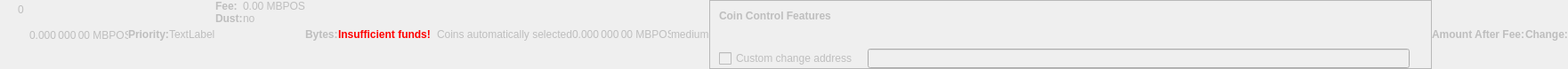
    <widget class="QWidget" name="dummyHideWidget" native="true">
     <property name="enabled">
      <bool>false</bool>
     </property>
     <property name="maximumSize">
      <size>
       <width>100</width>
       <height>22</height>
      </size>
     </property>
     <layout class="QHBoxLayout" name="dummyHideLayout">
      <property name="spacing">
       <number>0</number>
      </property>
      <property name="leftMargin">
       <number>0</number>
      </property>
      <property name="topMargin">
       <number>0</number>
      </property>
      <property name="rightMargin">
       <number>0</number>
      </property>
      <property name="bottomMargin">
       <number>0</number>
      </property>
      <item>
       <layout class="QFormLayout" name="formLayoutCoinControl1">
        <property name="horizontalSpacing">
         <number>10</number>
        </property>
        <property name="verticalSpacing">
         <number>14</number>
        </property>
        <property name="leftMargin">
         <number>10</number>
        </property>
        <property name="topMargin">
         <number>4</number>
        </property>
        <property name="rightMargin">
         <number>6</number>
        </property>
        <item row="0" column="1">
         <widget class="QLabel" name="labelCoinControlBytes">
          <property name="cursor">
           <cursorShape>IBeamCursor</cursorShape>
          </property>
          <property name="contextMenuPolicy">
           <enum>Qt::ActionsContextMenu</enum>
          </property>
          <property name="text">
           <string notr="true">0</string>
          </property>
          <property name="textInteractionFlags">
           <set>Qt::LinksAccessibleByMouse|Qt::TextSelectableByKeyboard|Qt::TextSelectableByMouse</set>
          </property>
         </widget>
        </item>
       </layout>
      </item>
      <item>
       <widget class="QLabel" name="labelCoinControlAfterFee">
        <property name="enabled">
         <bool>false</bool>
        </property>
        <property name="sizePolicy">
         <sizepolicy hsizetype="Fixed" vsizetype="Fixed">
          <horstretch>0</horstretch>
          <verstretch>0</verstretch>
         </sizepolicy>
        </property>
        <property name="minimumSize">
         <size>
          <width>111</width>
          <height>12</height>
         </size>
        </property>
        <property name="maximumSize">
         <size>
          <width>111</width>
          <height>12</height>
         </size>
        </property>
        <property name="cursor">
         <cursorShape>IBeamCursor</cursorShape>
        </property>
        <property name="contextMenuPolicy">
         <enum>Qt::ActionsContextMenu</enum>
        </property>
        <property name="text">
         <string notr="true">0.000 000 00 MBPOS</string>
        </property>
        <property name="textInteractionFlags">
         <set>Qt::LinksAccessibleByMouse|Qt::TextSelectableByKeyboard|Qt::TextSelectableByMouse</set>
        </property>
       </widget>
      </item>
      <item>
       <widget class="QLabel" name="labelCoinControlPriorityText">
        <property name="enabled">
         <bool>false</bool>
        </property>
        <property name="font">
         <font>
          <weight>75</weight>
          <bold>true</bold>
         </font>
        </property>
        <property name="text">
         <string>Priority:</string>
        </property>
       </widget>
      </item>
      <item>
       <layout class="QHBoxLayout" name="horizontalLayout">
        <item>
         <widget class="QLabel" name="WarningLabel">
          <property name="text">
           <string>TextLabel</string>
          </property>
         </widget>
        </item>
       </layout>
      </item>
      <item>
       <layout class="QFormLayout" name="formLayoutCoinControl3">
        <property name="horizontalSpacing">
         <number>0</number>
        </property>
        <property name="verticalSpacing">
         <number>0</number>
        </property>
        <property name="leftMargin">
         <number>0</number>
        </property>
        <property name="topMargin">
         <number>0</number>
        </property>
        <property name="rightMargin">
         <number>0</number>
        </property>
        <item row="0" column="0">
         <widget class="QLabel" name="labelCoinControlFeeText">
          <property name="enabled">
           <bool>false</bool>
          </property>
          <property name="font">
           <font>
            <weight>75</weight>
            <bold>true</bold>
           </font>
          </property>
          <property name="text">
           <string>Fee:</string>
          </property>
          <property name="margin">
           <number>0</number>
          </property>
         </widget>
        </item>
        <item row="0" column="1">
         <widget class="QLabel" name="labelCoinControlFee">
          <property name="enabled">
           <bool>false</bool>
          </property>
          <property name="cursor">
           <cursorShape>IBeamCursor</cursorShape>
          </property>
          <property name="contextMenuPolicy">
           <enum>Qt::ActionsContextMenu</enum>
          </property>
          <property name="text">
           <string notr="true">0.00 MBPOS</string>
          </property>
          <property name="textInteractionFlags">
           <set>Qt::LinksAccessibleByMouse|Qt::TextSelectableByKeyboard|Qt::TextSelectableByMouse</set>
          </property>
         </widget>
        </item>
        <item row="1" column="0">
         <widget class="QLabel" name="labelCoinControlLowOutputText">
          <property name="enabled">
           <bool>false</bool>
          </property>
          <property name="font">
           <font>
            <weight>75</weight>
            <bold>true</bold>
           </font>
          </property>
          <property name="text">
           <string>Dust:</string>
          </property>
         </widget>
        </item>
        <item row="1" column="1">
         <widget class="QLabel" name="labelCoinControlLowOutput">
          <property name="enabled">
           <bool>false</bool>
          </property>
          <property name="cursor">
           <cursorShape>IBeamCursor</cursorShape>
          </property>
          <property name="contextMenuPolicy">
           <enum>Qt::ActionsContextMenu</enum>
          </property>
          <property name="text">
           <string>no</string>
          </property>
          <property name="textInteractionFlags">
           <set>Qt::LinksAccessibleByMouse|Qt::TextSelectableByKeyboard|Qt::TextSelectableByMouse</set>
          </property>
         </widget>
        </item>
       </layout>
      </item>
      <item>
       <widget class="QLabel" name="labelCoinControlBytesText">
        <property name="enabled">
         <bool>false</bool>
        </property>
        <property name="font">
         <font>
          <weight>75</weight>
          <bold>true</bold>
         </font>
        </property>
        <property name="text">
         <string>Bytes:</string>
        </property>
       </widget>
      </item>
      <item>
       <layout class="QFormLayout" name="formLayoutCoinControl2">
        <property name="horizontalSpacing">
         <number>0</number>
        </property>
        <property name="verticalSpacing">
         <number>0</number>
        </property>
        <property name="leftMargin">
         <number>0</number>
        </property>
        <property name="topMargin">
         <number>0</number>
        </property>
        <property name="rightMargin">
         <number>0</number>
        </property>
       </layout>
      </item>
      <item>
       <layout class="QHBoxLayout" name="horizontalLayoutCoinControl2">
        <property name="spacing">
         <number>0</number>
        </property>
        <property name="bottomMargin">
         <number>0</number>
        </property>
       </layout>
      </item>
      <item>
       <widget class="QLabel" name="labelCoinControlInsuffFunds">
        <property name="enabled">
         <bool>false</bool>
        </property>
        <property name="minimumSize">
         <size>
          <width>0</width>
          <height>0</height>
         </size>
        </property>
        <property name="font">
         <font>
          <weight>75</weight>
          <bold>true</bold>
         </font>
        </property>
        <property name="styleSheet">
         <string notr="true">color:red;font-weight:bold;</string>
        </property>
        <property name="text">
         <string>Insufficient funds!</string>
        </property>
        <property name="margin">
         <number>5</number>
        </property>
       </widget>
      </item>
      <item>
       <layout class="QFormLayout" name="formLayoutCoinControl4">
        <property name="horizontalSpacing">
         <number>0</number>
        </property>
        <property name="verticalSpacing">
         <number>0</number>
        </property>
        <property name="leftMargin">
         <number>0</number>
        </property>
        <property name="topMargin">
         <number>0</number>
        </property>
        <property name="rightMargin">
         <number>0</number>
        </property>
       </layout>
      </item>
      <item>
       <widget class="QLabel" name="labelCoinControlChangeLabel">
        <property name="enabled">
         <bool>false</bool>
        </property>
        <property name="sizePolicy">
         <sizepolicy hsizetype="Preferred" vsizetype="Expanding">
          <horstretch>0</horstretch>
          <verstretch>0</verstretch>
         </sizepolicy>
        </property>
        <property name="minimumSize">
         <size>
          <width>0</width>
          <height>0</height>
         </size>
        </property>
        <property name="text">
         <string/>
        </property>
        <property name="margin">
         <number>3</number>
        </property>
       </widget>
      </item>
      <item>
       <widget class="QLabel" name="labelCoinControlAutomaticallySelected">
        <property name="enabled">
         <bool>false</bool>
        </property>
        <property name="sizePolicy">
         <sizepolicy hsizetype="Fixed" vsizetype="Fixed">
          <horstretch>0</horstretch>
          <verstretch>0</verstretch>
         </sizepolicy>
        </property>
        <property name="minimumSize">
         <size>
          <width>0</width>
          <height>0</height>
         </size>
        </property>
        <property name="maximumSize">
         <size>
          <width>240</width>
          <height>16777215</height>
         </size>
        </property>
        <property name="text">
         <string>Coins automatically selected</string>
        </property>
        <property name="margin">
         <number>5</number>
        </property>
       </widget>
      </item>
      <item>
       <widget class="QLabel" name="labelCoinControlChange">
        <property name="enabled">
         <bool>false</bool>
        </property>
        <property name="sizePolicy">
         <sizepolicy hsizetype="Fixed" vsizetype="Fixed">
          <horstretch>0</horstretch>
          <verstretch>0</verstretch>
         </sizepolicy>
        </property>
        <property name="minimumSize">
         <size>
          <width>111</width>
          <height>0</height>
         </size>
        </property>
        <property name="maximumSize">
         <size>
          <width>111</width>
          <height>16777215</height>
         </size>
        </property>
        <property name="cursor">
         <cursorShape>IBeamCursor</cursorShape>
        </property>
        <property name="contextMenuPolicy">
         <enum>Qt::ActionsContextMenu</enum>
        </property>
        <property name="text">
         <string notr="true">0.000 000 00 MBPOS</string>
        </property>
        <property name="textInteractionFlags">
         <set>Qt::LinksAccessibleByMouse|Qt::TextSelectableByKeyboard|Qt::TextSelectableByMouse</set>
        </property>
       </widget>
      </item>
      <item>
       <widget class="QLabel" name="labelCoinControlPriority">
        <property name="enabled">
         <bool>false</bool>
        </property>
        <property name="cursor">
         <cursorShape>IBeamCursor</cursorShape>
        </property>
        <property name="contextMenuPolicy">
         <enum>Qt::ActionsContextMenu</enum>
        </property>
        <property name="text">
         <string>medium</string>
        </property>
        <property name="textInteractionFlags">
         <set>Qt::LinksAccessibleByMouse|Qt::TextSelectableByKeyboard|Qt::TextSelectableByMouse</set>
        </property>
       </widget>
      </item>
      <item>
       <widget class="QFrame" name="frameCoinControl">
        <property name="sizePolicy">
         <sizepolicy hsizetype="Expanding" vsizetype="Expanding">
          <horstretch>0</horstretch>
          <verstretch>0</verstretch>
         </sizepolicy>
        </property>
        <property name="maximumSize">
         <size>
          <width>16777215</width>
          <height>16777215</height>
         </size>
        </property>
        <property name="frameShape">
         <enum>QFrame::StyledPanel</enum>
        </property>
        <property name="frameShadow">
         <enum>QFrame::Sunken</enum>
        </property>
        <layout class="QVBoxLayout" name="verticalLayoutCoinControl2_2">
         <property name="spacing">
          <number>0</number>
         </property>
         <property name="leftMargin">
          <number>0</number>
         </property>
         <property name="topMargin">
          <number>0</number>
         </property>
         <property name="rightMargin">
          <number>0</number>
         </property>
         <property name="bottomMargin">
          <number>0</number>
         </property>
         <item>
          <layout class="QVBoxLayout" name="verticalLayoutCoinControl" stretch="0,0,0,1">
           <property name="spacing">
            <number>0</number>
           </property>
           <property name="leftMargin">
            <number>10</number>
           </property>
           <property name="topMargin">
            <number>10</number>
           </property>
           <item>
            <layout class="QHBoxLayout" name="horizontalLayoutCoinControl1">
             <property name="bottomMargin">
              <number>15</number>
             </property>
             <item>
              <widget class="QLabel" name="labelCoinControlFeatures">
               <property name="enabled">
                <bool>false</bool>
               </property>
               <property name="sizePolicy">
                <sizepolicy hsizetype="Preferred" vsizetype="Maximum">
                 <horstretch>0</horstretch>
                 <verstretch>0</verstretch>
                </sizepolicy>
               </property>
               <property name="font">
                <font>
                 <weight>75</weight>
                 <bold>true</bold>
                </font>
               </property>
               <property name="styleSheet">
                <string notr="true">font-weight:bold;</string>
               </property>
               <property name="text">
                <string>Coin Control Features</string>
               </property>
              </widget>
             </item>
            </layout>
           </item>
           <item>
            <widget class="QWidget" name="widgetCoinControl" native="true">
             <property name="sizePolicy">
              <sizepolicy hsizetype="Preferred" vsizetype="Preferred">
               <horstretch>0</horstretch>
               <verstretch>0</verstretch>
              </sizepolicy>
             </property>
             <property name="minimumSize">
              <size>
               <width>0</width>
               <height>0</height>
              </size>
             </property>
             <property name="styleSheet">
              <string notr="true"/>
             </property>
             <layout class="QHBoxLayout" name="horizontalLayoutCoinControl5_2">
              <property name="leftMargin">
               <number>0</number>
              </property>
              <property name="topMargin">
               <number>0</number>
              </property>
              <property name="rightMargin">
               <number>0</number>
              </property>
              <property name="bottomMargin">
               <number>0</number>
              </property>
              <item>
               <layout class="QHBoxLayout" name="horizontalLayoutCoinControl3">
                <property name="spacing">
                 <number>20</number>
                </property>
                <property name="topMargin">
                 <number>0</number>
                </property>
                <property name="bottomMargin">
                 <number>10</number>
                </property>
               </layout>
              </item>
             </layout>
            </widget>
           </item>
           <item>
            <layout class="QHBoxLayout" name="horizontalLayoutCoinControl4" stretch="0,0,0">
             <property name="spacing">
              <number>12</number>
             </property>
             <property name="sizeConstraint">
              <enum>QLayout::SetDefaultConstraint</enum>
             </property>
             <property name="topMargin">
              <number>5</number>
             </property>
             <property name="rightMargin">
              <number>5</number>
             </property>
             <item>
              <widget class="QCheckBox" name="checkBoxCoinControlChange">
               <property name="enabled">
                <bool>false</bool>
               </property>
               <property name="toolTip">
                <string>If this is activated, but the change address is empty or invalid, change will be sent to a newly generated address.</string>
               </property>
               <property name="text">
                <string>Custom change address</string>
               </property>
              </widget>
             </item>
             <item>
              <widget class="QValidatedLineEdit" name="lineEditCoinControlChange">
               <property name="enabled">
                <bool>false</bool>
               </property>
               <property name="sizePolicy">
                <sizepolicy hsizetype="Expanding" vsizetype="Fixed">
                 <horstretch>0</horstretch>
                 <verstretch>0</verstretch>
                </sizepolicy>
               </property>
              </widget>
             </item>
             <item>
              <widget class="QLabel" name="labelCoinControlChangeLabel_2">
               <property name="sizePolicy">
                <sizepolicy hsizetype="Preferred" vsizetype="Expanding">
                 <horstretch>0</horstretch>
                 <verstretch>0</verstretch>
                </sizepolicy>
               </property>
               <property name="minimumSize">
                <size>
                 <width>0</width>
                 <height>0</height>
                </size>
               </property>
               <property name="text">
                <string/>
               </property>
               <property name="margin">
                <number>3</number>
               </property>
              </widget>
             </item>
            </layout>
           </item>
           <item>
            <spacer name="verticalSpacerCoinControl">
             <property name="orientation">
              <enum>Qt::Vertical</enum>
             </property>
             <property name="sizeHint" stdset="0">
              <size>
               <width>800</width>
               <height>1</height>
              </size>
             </property>
            </spacer>
           </item>
          </layout>
         </item>
        </layout>
       </widget>
      </item>
      <item>
       <widget class="QLabel" name="labelCoinControlAfterFeeText">
        <property name="enabled">
         <bool>false</bool>
        </property>
        <property name="minimumSize">
         <size>
          <width>0</width>
          <height>0</height>
         </size>
        </property>
        <property name="maximumSize">
         <size>
          <width>16777215</width>
          <height>16777215</height>
         </size>
        </property>
        <property name="font">
         <font>
          <weight>75</weight>
          <bold>true</bold>
         </font>
        </property>
        <property name="text">
         <string>Amount After Fee:</string>
        </property>
        <property name="alignment">
         <set>Qt::AlignLeading|Qt::AlignLeft|Qt::AlignVCenter</set>
        </property>
        <property name="margin">
         <number>0</number>
        </property>
       </widget>
      </item>
      <item>
       <widget class="QLabel" name="labelCoinControlChangeText">
        <property name="enabled">
         <bool>false</bool>
        </property>
        <property name="sizePolicy">
         <sizepolicy hsizetype="Preferred" vsizetype="Preferred">
          <horstretch>0</horstretch>
          <verstretch>0</verstretch>
         </sizepolicy>
        </property>
        <property name="minimumSize">
         <size>
          <width>0</width>
          <height>0</height>
         </size>
        </property>
        <property name="maximumSize">
         <size>
          <width>16777215</width>
          <height>16777215</height>
         </size>
        </property>
        <property name="font">
         <font>
          <weight>75</weight>
          <bold>true</bold>
         </font>
        </property>
        <property name="text">
         <string>Change:</string>
        </property>
        <property name="alignment">
         <set>Qt::AlignLeading|Qt::AlignLeft|Qt::AlignVCenter</set>
        </property>
       </widget>
      </item>
     </layout>
    </widget>
